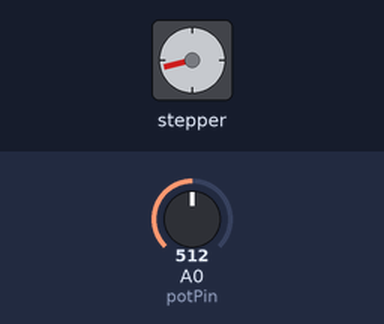
Bench run of a sketch on a simulated Arduino Uno, built with avr-gcc and run on an emulated ATmega328P. Shown: stepper motor. Wiring (inferred from the names in the program): stepper motor driver (200 steps per turn assumed): step pin 3; direction pin 4; enable pin 5. Inputs (shaded band) come from the test bench; at power-on: A0 (potPin) = 512.

Above: at 1.2 s.
1.3 s: A0 (potPin) set to 716
At 1.65 s:
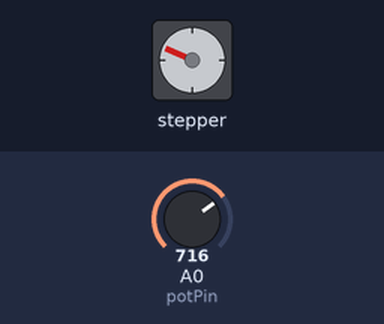
4.3 s: A0 (potPin) set to 900
At 4.95 s:
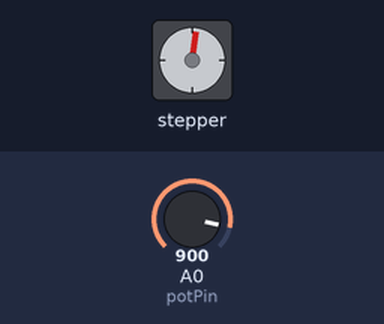
7.3 s: A0 (potPin) set to 1023
At 7.65 s:
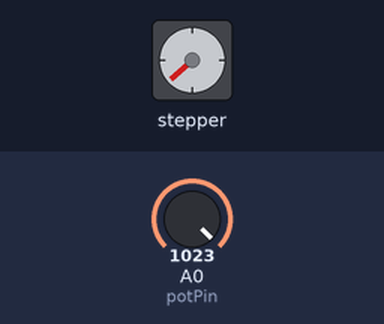
16.3 s: A0 (potPin) set to 511
Timing chart, 0 to 20.3 s (numbered marks = the images above; inputs shaded):
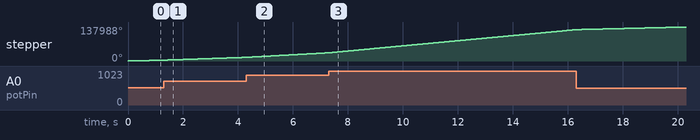

The sketch:

stepper.ino
```cpp
const int stepPin = 3;
const int dirPin  = 4;
const int enPin   = 5;
const int potPin  = A0;

void setup() {
  pinMode(stepPin, OUTPUT);
  pinMode(dirPin, OUTPUT);
  pinMode(enPin, OUTPUT);

  digitalWrite(enPin, LOW);   // enable driver (LOW usually means enabled)
  digitalWrite(dirPin, HIGH); // set initial direction
}

void loop() {
  int potVal = analogRead(potPin);  // reads 0–1023

  // Map potentiometer value to pulse delay (µs).
  // Higher pot value = shorter delay = faster rotation
  int delayTime = map(potVal, 0, 1023, 500, 1);

  digitalWrite(stepPin, HIGH);
  delayMicroseconds(delayTime);
  digitalWrite(stepPin, LOW);
  delayMicroseconds(delayTime);
}
```
